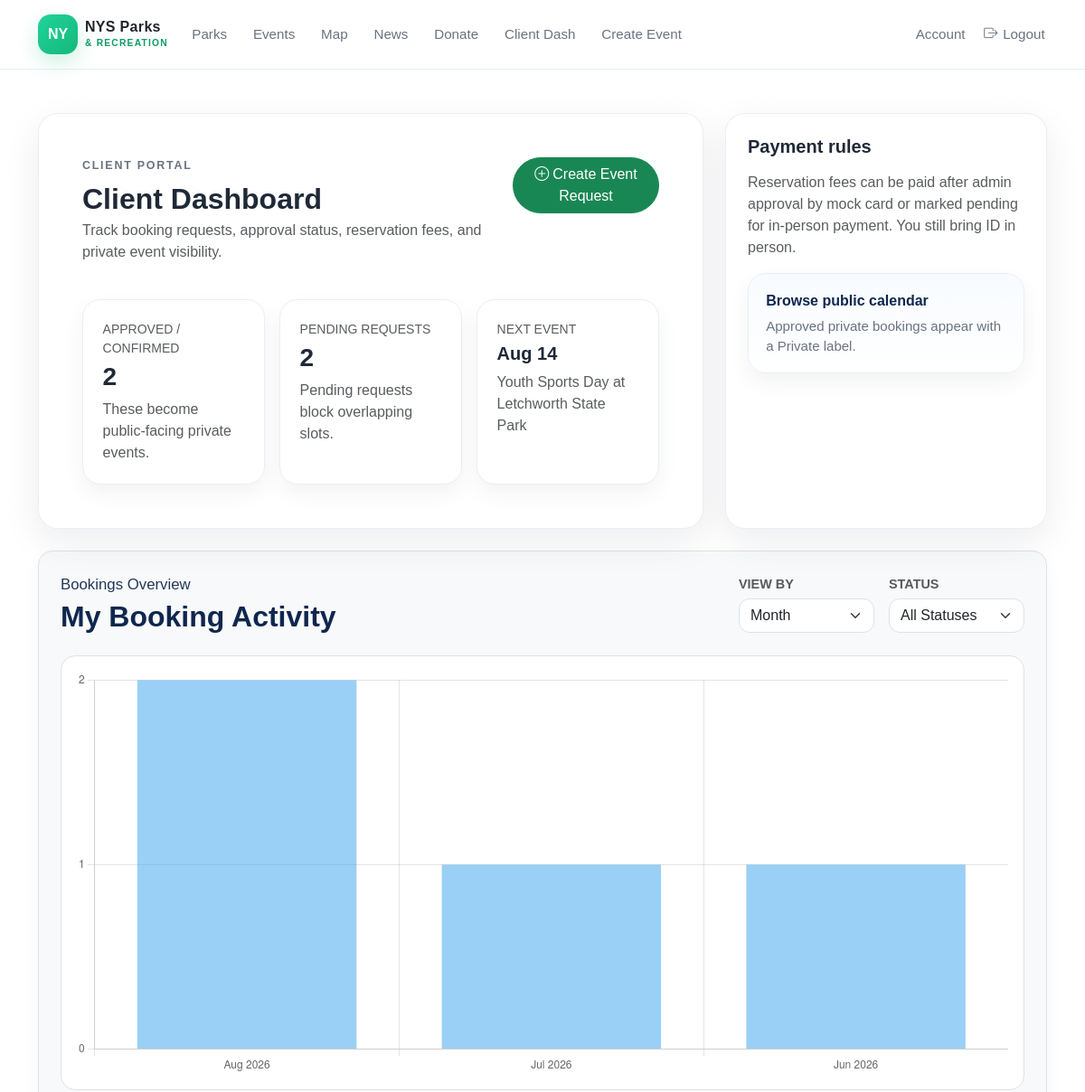
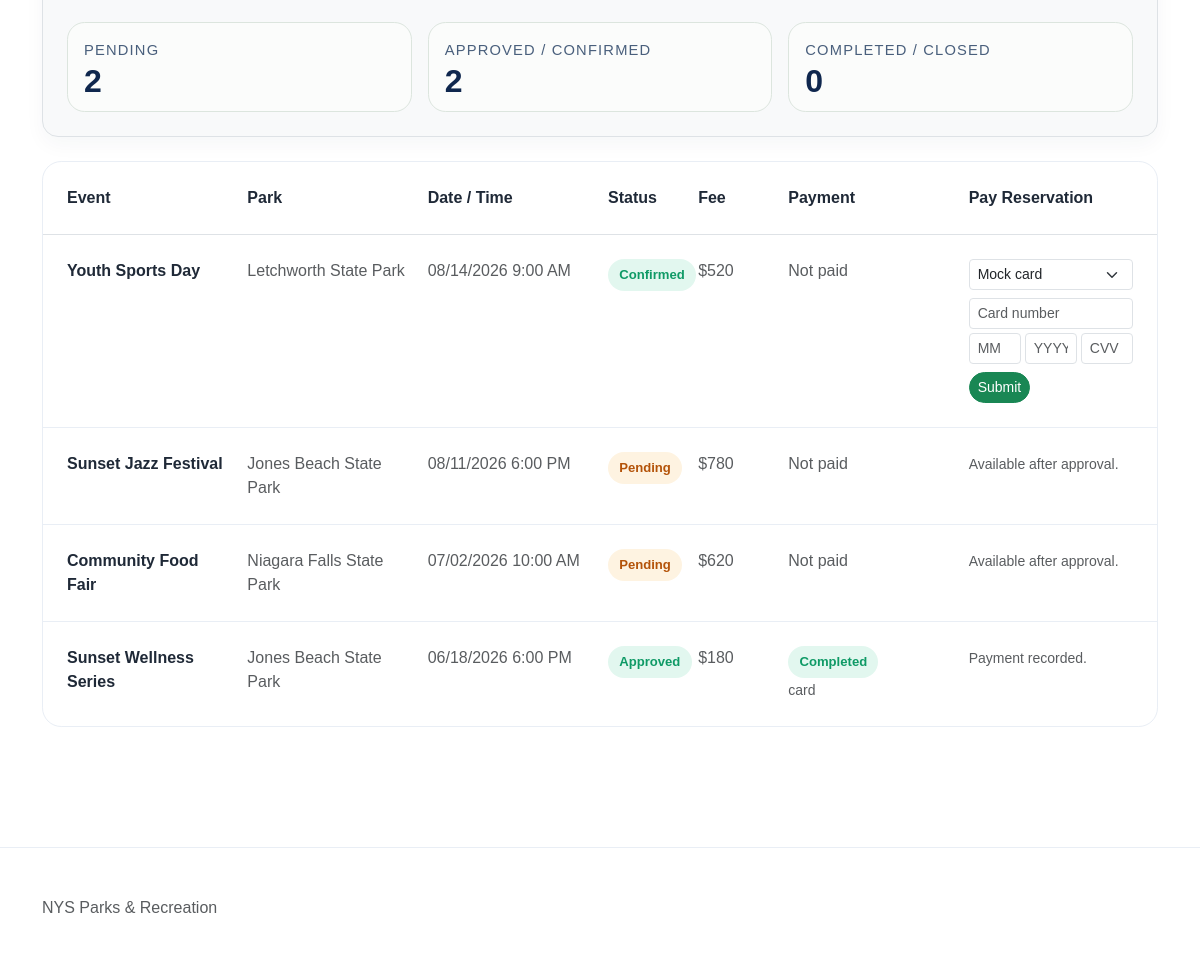
Screenshot of /client-dashboard.php (signed in) with the database file from the repository (2 pictures, top to bottom).
### tables this page shows
CREATE TABLE bookings (
    id INT AUTO_INCREMENT PRIMARY KEY,
    client_id INT NOT NULL,
    park_id INT NOT NULL,
    field_id INT NULL,
    event_id INT NULL,
    title VARCHAR(150) NOT NULL,
    booking_type VARCHAR(60) NOT NULL,
    attendee_email VARCHAR(255) NOT NULL,
    start_datetime DATETIME NOT NULL,
    end_datetime DATETIME NOT NULL,
    guest_count INT NOT NULL,
    requested_setup VARCHAR(120) NULL,
    event_description TEXT NOT NULL,
    special_requests TEXT NULL,
    reservation_fee DECIMAL(10,2) NOT NULL DEFAULT 0.00,
    booking_status ENUM('pending','approved','denied','cancelled','confirmed','completed') NOT NULL DEFAULT 'pending',
    reviewed_by INT NULL,
    reviewed_at DATETIME NULL,
    admin_notes TEXT NULL,
    created_at DATETIME NOT NULL DEFAULT CURRENT_TIMESTAMP,
    updated_at DATETIME NOT NULL DEFAULT CURRENT_TIMESTAMP ON UPDATE CURRENT_TIMESTAMP,
    CONSTRAINT fk_bookings_client FOREIGN KEY (client_id) REFERENCES users(id) ON DELETE CASCADE,
    CONSTRAINT fk_bookings_park FOREIGN KEY (park_id) REFERENCES parks(id) ON DELETE RESTRICT,
    CONSTRAINT fk_bookings_field FOREIGN KEY (field_id) REFERENCES fields(id) ON DELETE SET NULL,
    CONSTRAINT fk_bookings_event FOREIGN KEY (event_id) REFERENCES events(id) ON DELETE SET NULL,
    CONSTRAINT fk_bookings_reviewed_by FOREIGN KEY (reviewed_by) REFERENCES users(id) ON DELETE SET NULL,
    CONSTRAINT chk_bookings_dates CHECK (start_datetime < end_datetime),
    CONSTRAINT chk_bookings_guest_count CHECK (guest_count > 0),
    CONSTRAINT chk_bookings_fee CHECK (reservation_fee >= 0),
    UNIQUE KEY uq_bookings_event (event_id),
    INDEX idx_bookings_status_dates (booking_status, start_datetime),
    INDEX idx_bookings_client_status (client_id, booking_status),
    INDEX idx_bookings_park_dates (park_id, start_datetime),
    INDEX idx_bookings_reviewed_by (reviewed_by)
);

CREATE TABLE parks (
    id INT AUTO_INCREMENT PRIMARY KEY,
    name VARCHAR(150) NOT NULL UNIQUE,
    region VARCHAR(80) NOT NULL,
    park_type VARCHAR(60) NOT NULL,
    address_line VARCHAR(180) NOT NULL,
    city VARCHAR(80) NOT NULL,
    state CHAR(2) NOT NULL DEFAULT 'NY',
    zip_code VARCHAR(10) NOT NULL,
    hours VARCHAR(120) NOT NULL,
    total_fields INT NOT NULL DEFAULT 1,
    max_capacity INT NOT NULL DEFAULT 1,
    amenities TEXT NULL,
    description TEXT NOT NULL,
    image_url VARCHAR(255) NULL,
    image_alt VARCHAR(180) NULL,
    card_summary VARCHAR(255) NULL,
    latitude DECIMAL(9,6) NULL,
    longitude DECIMAL(9,6) NULL,
    is_featured TINYINT(1) NOT NULL DEFAULT 0,
    created_at DATETIME NOT NULL DEFAULT CURRENT_TIMESTAMP,
    updated_at DATETIME NOT NULL DEFAULT CURRENT_TIMESTAMP ON UPDATE CURRENT_TIMESTAMP,
    CONSTRAINT chk_parks_total_fields CHECK (total_fields >= 0),
    CONSTRAINT chk_parks_max_capacity CHECK (max_capacity > 0),
    INDEX idx_parks_region (region),
    INDEX idx_parks_type (park_type),
    INDEX idx_parks_featured (is_featured)
);

### bootstrap.php (called while the page is built, shortened)
<?php
function e(?string $value): string {
    return htmlspecialchars((string) $value, ENT_QUOTES, 'UTF-8');
}
function booking_status_class(string $status): string {
    return match($status){
        'approved','confirmed','completed','attended','registered' => 'status-approved',
        'denied','cancelled','no_show' => 'status-denied',
        default => 'status-pending',
    };
}
?>

### client-dashboard.php (the view, shortened to what this page needs)
<?php
require 'bootstrap.php';
$user = require_role($db, 'client');
$stmt = $db->prepare("SELECT COUNT(*) FROM bookings WHERE client_id=? AND booking_status IN ('approved','confirmed')");
$stmt->execute([$user['id']]); $confirmedCount = (int)$stmt->fetchColumn();
$stmt = $db->prepare("SELECT COUNT(*) FROM bookings WHERE client_id=? AND booking_status='pending'");
$stmt->execute([$user['id']]); $pendingCount = (int)$stmt->fetchColumn();
$stmt = $db->prepare("SELECT b.*, p.name AS park_name FROM bookings b JOIN parks p ON p.id=b.park_id WHERE b.client_id=? AND booking_status IN ('approved','confirmed') AND start_datetime >= NOW() ORDER BY start_datetime ASC LIMIT 1");
$stmt->execute([$user['id']]); $nextBooking = $stmt->fetch();
$stmt = $db->prepare("SELECT b.*, p.name AS park_name,
    (SELECT py.payment_status FROM payments py WHERE py.booking_id=b.id AND py.payment_type='reservation' ORDER BY py.created_at DESC LIMIT 1) AS payment_status,
    (SELECT py.payment_method FROM payments py WHERE py.booking_id=b.id AND py.payment_type='reservation' ORDER BY py.created_at DESC LIMIT 1) AS payment_method
    FROM bookings b JOIN parks p ON p.id=b.park_id WHERE b.client_id=? ORDER BY b.start_datetime DESC");
$stmt->execute([$user['id']]); $bookings = $stmt->fetchAll();
$bookingChartRows = array_map(fn($b) => ['date' => substr((string)$b['start_datetime'], 0, 10), 'status' => $b['booking_status'], 'park' => $b['park_name'], 'title' => $b['title']], $bookings);
$bookingStatusCounts = array_count_values(array_map(fn($b) => $b['booking_status'], $bookings));
?>
<!DOCTYPE html>
<html lang="en">
<head>
  <link href="https://cdn.jsdelivr.net/npm/bootstrap@5.3.3/dist/css/bootstrap.min.css" rel="stylesheet" />
  <link rel="stylesheet" href="https://cdn.jsdelivr.net/npm/bootstrap-icons@1.11.3/font/bootstrap-icons.min.css" />
  <link rel="stylesheet" href="css/styles.css" />
</head>
<body data-page="client-dashboard">
<header class="site-header"><nav class="container py-3 d-flex flex-column flex-lg-row align-items-lg-center justify-content-between gap-3"><section class="d-flex flex-column flex-lg-row align-items-lg-center gap-3 gap-lg-4"><a href="index.php" class="brand-link text-decoration-none d-inline-flex align-items-center gap-2"><span class="brand-badge">NY</span><span class="brand-mark text-dark">NYS Parks<br /><small>&amp; RECREATION</small></span></a><ul class="list-unstyled d-flex flex-wrap gap-3 gap-lg-4 m-0 align-items-center"><li><a href="parks.php" class="nav-link-custom">Parks</a></li><li><a href="events.php" class="nav-link-custom">Events</a></li><li><a href="map.php" class="nav-link-custom">Map</a></li><li><a href="news.php" class="nav-link-custom">News</a></li><li><a href="donate.php" class="nav-link-custom">Donate</a></li><li><a href="client-dashboard.php" class="nav-link-custom active">Client Dash</a></li><li><a href="client-create-event.php" class="nav-link-custom">Create Event</a></li></ul></section><ul class="list-unstyled d-flex flex-wrap gap-3 m-0 align-items-center"><li><a href="account.php" class="nav-link-custom">Account</a></li><li><a href="logout.php" class="nav-link-custom"><i class="bi bi-box-arrow-right"></i>Logout</a></li></ul></nav></header>
<main class="py-5"><section class="container">
<section class="row g-4 mb-4"><article class="col-xl-8"><section class="soft-card p-4 p-lg-5 h-100"><div class="d-flex flex-column flex-lg-row justify-content-between gap-3 align-items-lg-start"><div><p class="section-kicker mb-2">Client portal</p><h1 class="h2 fw-bold mb-1">Client Dashboard</h1><p class="text-muted mb-0">Track booking requests, approval status, reservation fees, and private event visibility.</p></div><a href="client-create-event.php" class="btn btn-success rounded-pill"><i class="bi bi-plus-circle me-1"></i>Create Event Request</a></div><section class="row g-3 mt-4"><article class="col-md-4"><section class="stats-card h-100"><p class="small text-uppercase text-muted mb-1">Approved / Confirmed</p><h2 class="h3 fw-bold mb-2"><?= $confirmedCount ?></h2><p class="text-muted mb-0">These become public-facing private events.</p></section></article><article class="col-md-4"><section class="stats-card h-100"><p class="small text-uppercase text-muted mb-1">Pending requests</p><h2 class="h3 fw-bold mb-2"><?= $pendingCount ?></h2><p class="text-muted mb-0">Pending requests block overlapping slots.</p></section></article><article class="col-md-4"><section class="stats-card h-100"><p class="small text-uppercase text-muted mb-1">Next event</p><h2 class="h5 fw-bold mb-2"><?= $nextBooking ? date('M d', strtotime($nextBooking['start_datetime'])) : '—' ?></h2><p class="text-muted mb-0"><?= $nextBooking ? e($nextBooking['title']) . ' at ' . e($nextBooking['park_name']) : 'No upcoming approved event.' ?></p></section></article></section></section></article><article class="col-xl-4"><section class="soft-card p-4 h-100"><h2 class="h5 fw-bold mb-3">Payment rules</h2><p class="text-muted mb-3">Reservation fees can be paid after admin approval by mock card or marked pending for in-person payment. You still bring ID in person.</p><a href="events.php" class="action-card text-decoration-none d-block"><strong>Browse public calendar</strong><span>Approved private bookings appear with a Private label.</span></a></section></article></section>
<section class="client-chart-panel mb-4 p-4 rounded-4 bg-light border"><div class="d-flex flex-column flex-lg-row justify-content-between align-items-lg-start gap-3 mb-4"><div><p class="client-section-kicker mb-1">Bookings Overview</p><h2 class="client-section-title mb-0">My Booking Activity</h2></div><div class="client-chart-filters d-flex flex-wrap gap-3"><div><label class="form-label small text-uppercase text-muted mb-1" for="clientChartRange">View By</label><select class="form-select client-filter-select" id="clientChartRange"><option value="day">Day</option><option value="week">Week</option><option value="month" selected>Month</option><option value="year">Year</option></select></div><div><label class="form-label small text-uppercase text-muted mb-1" for="clientChartStatus">Status</label><select class="form-select client-filter-select" id="clientChartStatus"><option value="all" selected>All Statuses</option><option value="pending">Pending</option><option value="approved">Approved</option><option value="confirmed">Confirmed</option><option value="completed">Completed</option><option value="denied">Denied</option><option value="cancelled">Cancelled</option></select></div></div></div><div class="client-chart-box mb-4 p-3 bg-white rounded-4 border"><canvas id="clientBookingsChart" height="130"></canvas></div><div class="row g-3"><div class="col-md-4"><article class="client-metric-card"><span class="client-metric-label">Pending</span><strong class="client-metric-value"><?= (int)($bookingStatusCounts['pending'] ?? 0) ?></strong></article></div><div class="col-md-4"><article class="client-metric-card"><span class="client-metric-label">Approved / Confirmed</span><strong class="client-metric-value"><?= (int)(($bookingStatusCounts['approved'] ?? 0) + ($bookingStatusCounts['confirmed'] ?? 0)) ?></strong></article></div><div class="col-md-4"><article class="client-metric-card"><span class="client-metric-label">Completed / Closed</span><strong class="client-metric-value"><?= (int)(($bookingStatusCounts['completed'] ?? 0) + ($bookingStatusCounts['denied'] ?? 0) + ($bookingStatusCounts['cancelled'] ?? 0)) ?></strong></article></div></div></section>
<section class="list-shell mb-4"><section class="p-4 border-bottom"><section class="row g-3"><article class="col-lg-2 fw-bold">Event</article><article class="col-lg-2 fw-bold">Park</article><article class="col-lg-2 fw-bold">Date / Time</article><article class="col-lg-1 fw-bold">Status</article><article class="col-lg-1 fw-bold">Fee</article><article class="col-lg-2 fw-bold">Payment</article><article class="col-lg-2 fw-bold">Pay Reservation</article></section></section><?php foreach ($bookings as $booking): ?><section class="list-row p-4"><section class="row g-3 align-items-start"><article class="col-lg-2 fw-semibold"><?= e($booking['title']) ?></article><article class="col-lg-2 text-muted"><?= e($booking['park_name']) ?></article><article class="col-lg-2 text-muted"><?= date('m/d/Y g:i A', strtotime($booking['start_datetime'])) ?></article><article class="col-lg-1"><span class="status-pill <?= booking_status_class($booking['booking_status']) ?>"><?= e(ucfirst($booking['booking_status'])) ?></span></article><article class="col-lg-1 text-muted">$<?= number_format((float)$booking['reservation_fee'], 0) ?></article><article class="col-lg-2 text-muted"><?php if ($booking['payment_status']): ?><span class="status-pill <?= booking_status_class($booking['payment_status']) ?>"><?= e(ucfirst($booking['payment_status'])) ?></span><br><small><?= e(str_replace('_',' ', (string)$booking['payment_method'])) ?></small><?php else: ?>Not paid<?php endif; ?></article><article class="col-lg-2"><?php if (!$booking['payment_status'] && in_array($booking['booking_status'], ['approved','confirmed'], true)): ?><form method="post" class="small reservation-pay-form"><input type="hidden" name="action" value="pay_reservation"><input type="hidden" name="booking_id" value="<?= (int)$booking['id'] ?>"><select name="payment_method" class="form-select form-select-sm mb-2 reservation-method"><option value="card">Mock card</option><option value="in_person">In person</option></select><div class="reservation-card-fields"><input name="card_number" class="form-control form-control-sm mb-1" placeholder="Card number"><section class="d-flex gap-1"><input name="exp_month" class="form-control form-control-sm" placeholder="MM"><input name="exp_year" class="form-control form-control-sm" placeholder="YYYY"><input name="cvv" class="form-control form-control-sm" placeholder="CVV"></section></div><button class="btn btn-sm btn-success rounded-pill mt-2" type="submit">Submit</button></form><?php elseif (!$booking['payment_status']): ?><span class="text-muted small">Available after approval.</span><?php else: ?><span class="text-muted small">Payment recorded.</span><?php endif; ?></article></section></section><?php endforeach; ?><?php if (!$bookings): ?><section class="p-4 text-muted">No booking requests yet.</section><?php endif; ?></section>
</section></main>
<footer class="footer-shell py-5 mt-5"><section class="container"><p class="text-muted mb-0">NYS Parks &amp; Recreation</p></section></footer>
<script>
window.initClientBookingChart(<?= json_encode($bookingChartRows, JSON_HEX_TAG|JSON_HEX_APOS|JSON_HEX_QUOT|JSON_HEX_AMP) ?>);
window.initReservationPaymentForms();
</script>
</body>
</html>

### rows the page displays
bookings: start_datetime "Aug 14", title "Youth Sports Day", park.name "Letchworth State Park", start_datetime "08/14/2026 9:00 AM", booking_status "Confirmed", reservation_fee "520", shows "Not paid"
bookings: title "Sunset Jazz Festival", park.name "Jones Beach State Park", start_datetime "08/11/2026 6:00 PM", booking_status "Pending", reservation_fee "780", shows "Not paid", shows "Available after approval."
bookings: title "Community Food Fair", park.name "Niagara Falls State Park", start_datetime "07/02/2026 10:00 AM", booking_status "Pending", reservation_fee "620", shows "Not paid", shows "Available after approval."
bookings: title "Sunset Wellness Series", park.name "Jones Beach State Park", start_datetime "06/18/2026 6:00 PM", booking_status "Approved", reservation_fee "180", payment_status "Completed", payment_method "card", shows "Payment recorded."

### other values shown
$confirmedCount "2"
$pendingCount "2"
$bookingStatusCounts['pending'] "2"
